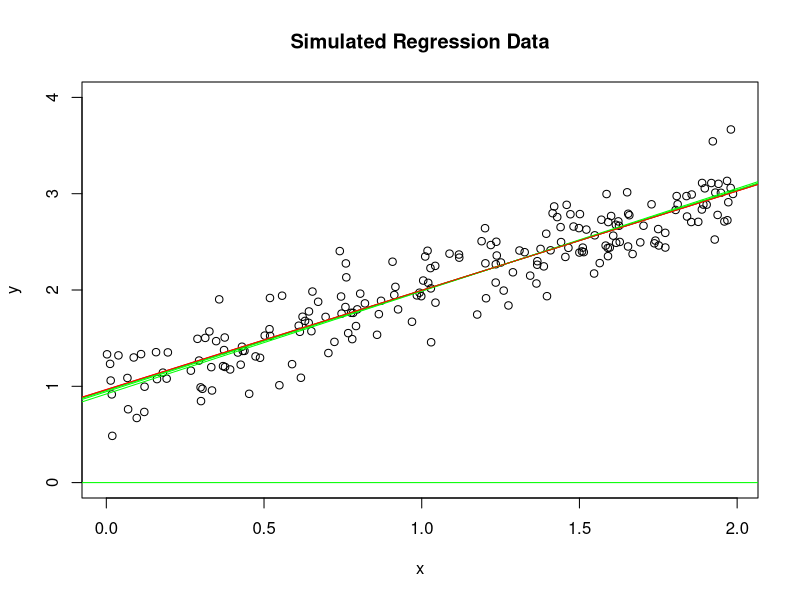
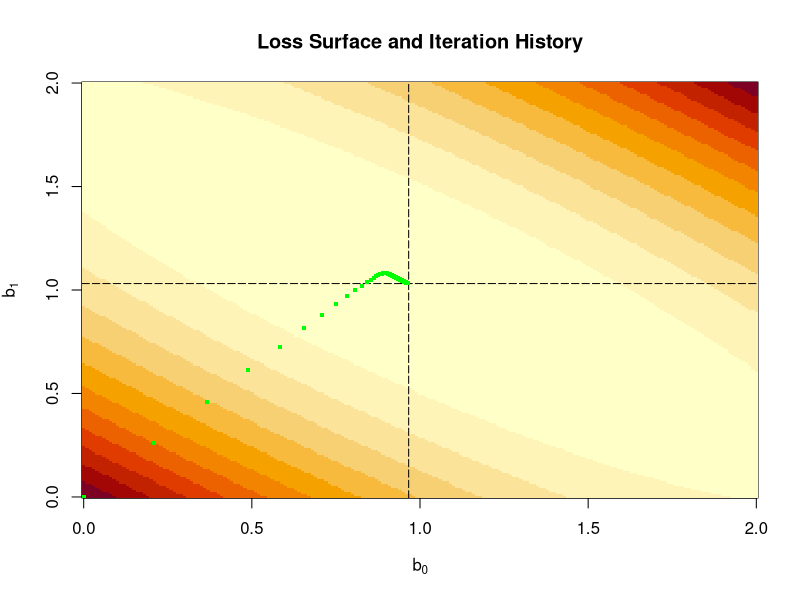

These figures' R source, in order:
rm(list=ls())
RNGversion("3.5.4"); set.seed(12345)

##
## Define loss and gradient search functions
##
lossFct <- function(y,x,b0,b1){
  sum((y-(b0+b1*x))^2)
} #end::lossFct

gradientUpdateFct <- function(y,x,b0Old,b1Old,alpha){
  # The objective is to move to a minimum loss
  derivb0 <- -2*sum((y - (b0Old+b1Old*x)))    # at optimum equal to zero
  derivb1 <- -2*sum(x*(y - (b0Old+b1Old*x)))  # at optimum equal to zero
  b0New <- b0Old - derivb0*alpha/length(x)
  b1New <- b1Old - derivb1*alpha/length(x)
  return(c(b0New,b1New))
} # end::gradientUpdateFunction

##
## Simulate linear regression data
##
b0 <- 1; b1 <- 1; n <- 200
x <- runif(n,0,2)
y <- b0 + b1*x + rnorm(n, sd=0.25)
summary(lm(y~x))
plot(y~x, ylim=c(0,4), main="Simulated Regression Data")
abline(lm(y~x), col="red")

##
## Set parameters controlling the gradient search and history
##
alpha <- 0.05                # Learning rate: update step length. Caution: 0.422 leads to a run-away solution
epsilon <- 0.00001           # Change in the loss of subsequent iterations
b0 <- 0; b1 <- 0             # Set starting values
abline(a=b0, b=b1, col="green")
loss <- lossFct(y,x,b0,b1)   # loss at start

##
## Start iterative search
##
i <- 1
iterHist <- rbind(NULL,c(i,b0,b1,loss))
lossOld <- Inf

while (abs(lossOld - loss) > epsilon){
  i <- i+1; lossOld <- loss
  b <- gradientUpdateFct(y,x,b0,b1,alpha)
  b0 <- b[1]; b1 <- b[2]
  loss <- lossFct(y,x,b0,b1)
  iterHist <- rbind(iterHist,c(i,b0,b1,loss))

  if ((i %% 50)==0){                        # plot results of every 50th iteration
    abline(a=b0, b=b1, col="green")
    cat(i,b0,b1,loss,"\n")
    Sys.sleep(1)
  } #end::if
} # end::while
abline(lm(y~x), col="red")                  # plot target regression line again

##
## Setup loss surface in parameter space
##
b0Grid <- seq(0,2, by=0.01)
b1Grid <- seq(0,2, by=0.01)
lossValMat <- matrix(NA, nrow=length(b0Grid), ncol=length(b1Grid))
for (i in 1:length(b0Grid))
  for (j in 1:length(b1Grid))
    lossValMat[i,j] <- lossFct(y,x,b0Grid[i],b1Grid[j])
##
## Plot loss surface and iteration history
##
image(b0Grid, b1Grid, lossValMat, ,xlab=expression(b[0]),ylab=expression(b[1]),
      main="Loss Surface and Iteration History")
abline(v=coef(lm(y~x))[1], h=coef(lm(y~x))[2], lty="longdash")
points(iterHist[1:nrow(iterHist),2:3], pch=".", cex=4, col="green")
